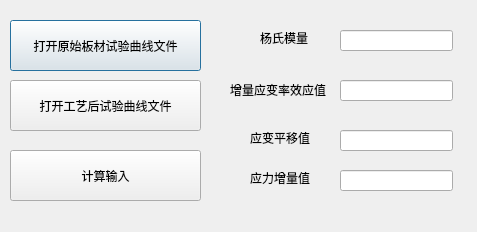
<?xml version="1.0" encoding="UTF-8"?>
<ui version="4.0">
 <class>Dialog</class>
 <widget class="QDialog" name="Dialog">
  <property name="geometry">
   <rect>
    <x>0</x>
    <y>0</y>
    <width>477</width>
    <height>232</height>
   </rect>
  </property>
  <property name="windowTitle">
   <string>制造工艺应变率效应计算</string>
  </property>
  <widget class="QPushButton" name="pushButton">
   <property name="geometry">
    <rect>
     <x>10</x>
     <y>20</y>
     <width>191</width>
     <height>51</height>
    </rect>
   </property>
   <property name="text">
    <string>打开原始板材试验曲线文件</string>
   </property>
  </widget>
  <widget class="QPushButton" name="pushButton_2">
   <property name="geometry">
    <rect>
     <x>10</x>
     <y>80</y>
     <width>191</width>
     <height>51</height>
    </rect>
   </property>
   <property name="text">
    <string>打开工艺后试验曲线文件</string>
   </property>
  </widget>
  <widget class="QLineEdit" name="lineEdit">
   <property name="geometry">
    <rect>
     <x>340</x>
     <y>30</y>
     <width>113</width>
     <height>21</height>
    </rect>
   </property>
  </widget>
  <widget class="QLabel" name="label">
   <property name="geometry">
    <rect>
     <x>260</x>
     <y>30</y>
     <width>60</width>
     <height>16</height>
    </rect>
   </property>
   <property name="text">
    <string>杨氏模量</string>
   </property>
  </widget>
  <widget class="QLabel" name="label_2">
   <property name="geometry">
    <rect>
     <x>250</x>
     <y>130</y>
     <width>101</width>
     <height>16</height>
    </rect>
   </property>
   <property name="text">
    <string>应变平移值</string>
   </property>
  </widget>
  <widget class="QLabel" name="label_3">
   <property name="geometry">
    <rect>
     <x>250</x>
     <y>170</y>
     <width>91</width>
     <height>16</height>
    </rect>
   </property>
   <property name="text">
    <string>应力增量值</string>
   </property>
  </widget>
  <widget class="QLineEdit" name="lineEdit_2">
   <property name="geometry">
    <rect>
     <x>340</x>
     <y>130</y>
     <width>113</width>
     <height>21</height>
    </rect>
   </property>
  </widget>
  <widget class="QLineEdit" name="lineEdit_3">
   <property name="geometry">
    <rect>
     <x>340</x>
     <y>170</y>
     <width>113</width>
     <height>21</height>
    </rect>
   </property>
  </widget>
  <widget class="QLineEdit" name="lineEdit_4">
   <property name="geometry">
    <rect>
     <x>340</x>
     <y>80</y>
     <width>113</width>
     <height>21</height>
    </rect>
   </property>
  </widget>
  <widget class="QLabel" name="label_4">
   <property name="geometry">
    <rect>
     <x>230</x>
     <y>80</y>
     <width>111</width>
     <height>20</height>
    </rect>
   </property>
   <property name="text">
    <string>增量应变率效应值</string>
   </property>
  </widget>
  <widget class="QPushButton" name="pushButton_3">
   <property name="geometry">
    <rect>
     <x>10</x>
     <y>150</y>
     <width>191</width>
     <height>51</height>
    </rect>
   </property>
   <property name="text">
    <string>计算输入</string>
   </property>
  </widget>
 </widget>
 <resources/>
 <connections/>
</ui>
